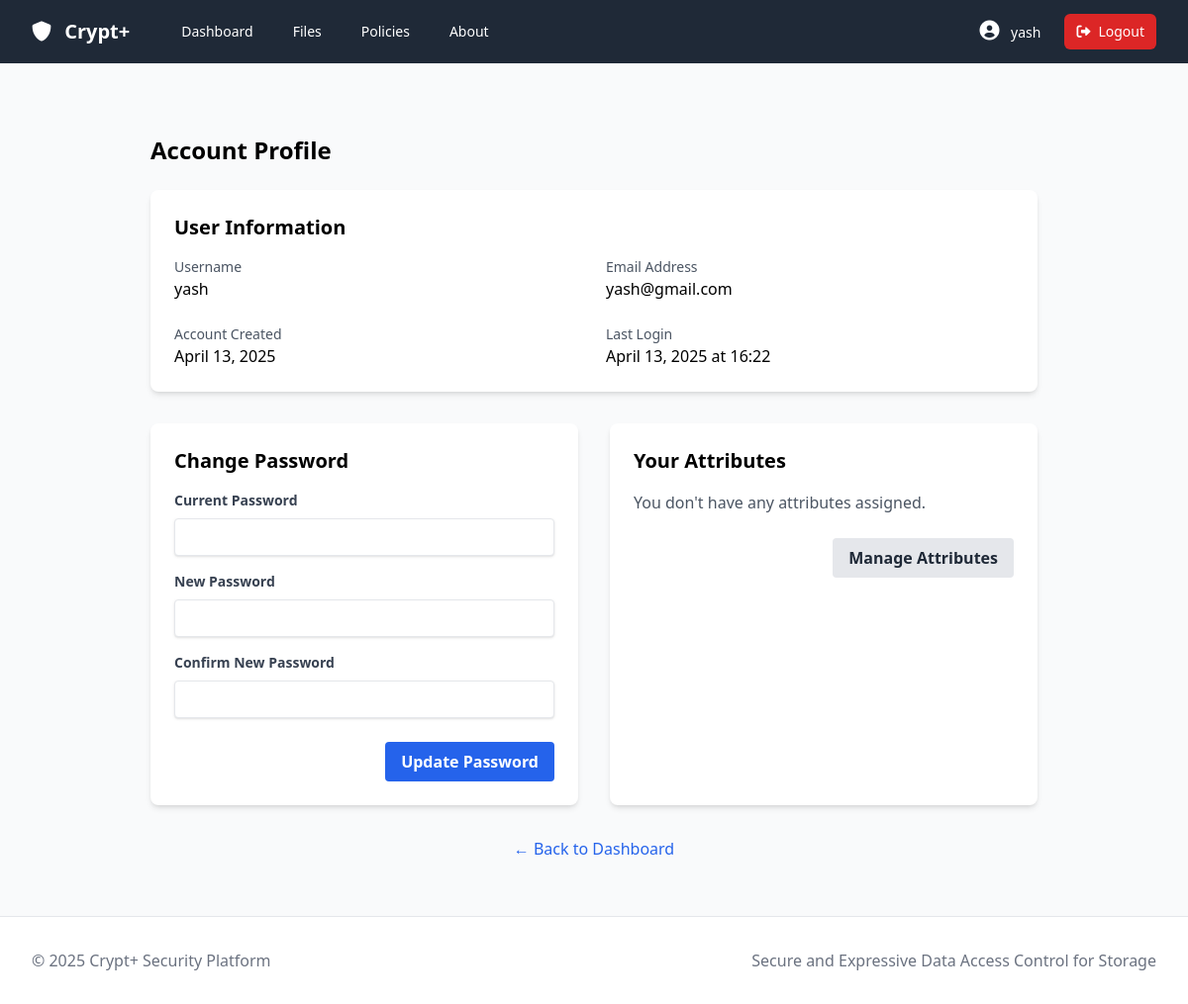
Page /auth/profile (signed in) on the committed database.
### models/user.py (models this page shows, shortened)
class User(Base, UserMixin):
    __tablename__ = 'users'
    id = Column(Integer, primary_key=True)
    username = Column(String(64), unique=True, nullable=False)
    email = Column(String(120), unique=True, nullable=False)
    password_hash = Column(String(128), nullable=False)
    is_active = Column(Boolean, default=True)
    is_admin = Column(Boolean, default=False)
    created_at = Column(DateTime, default=datetime.utcnow)
    last_login = Column(DateTime, nullable=True)
    public_key = Column(Text, nullable=True)  # For storing user's public key
    private_key = Column(Text, nullable=True)  # For storing the encrypted private key
    attributes = relationship("Attribute", secondary=user_attributes, back_populates="users")
    owned_data = relationship("Data", back_populates="owner")

### controllers/auth.py (the view)
    @auth.route('/profile')
    @login_required
    def profile():
        form = ChangePasswordForm()
        return render_template('profile.html', form=form)

### controllers/auth.py
class ChangePasswordForm(FlaskForm):
    current_password = PasswordField('Current Password', validators=[DataRequired()])
    new_password = PasswordField('New Password', validators=[
        DataRequired(),
        Length(min=8, message="Password must be at least 8 characters long")
    ])
    confirm_password = PasswordField('Confirm New Password', validators=[
        DataRequired(),
        EqualTo('new_password', message="Passwords must match")
    ])
    submit = SubmitField('Change Password')

### templates/profile.html (shortened to what this page needs)
{% extends "base.html" %}
{% block content %}
<div class="container mx-auto px-4 py-8">
    <div class="max-w-4xl mx-auto">
        <h1 class="text-2xl font-bold mb-6">Account Profile</h1>
        <div class="bg-white shadow-md rounded-lg overflow-hidden mb-8">
            <div class="p-6">
                <h2 class="text-xl font-semibold mb-4">User Information</h2>
                <div class="grid md:grid-cols-2 gap-6">
                    <div>
                        <p class="text-gray-600 text-sm">Username</p>
                        <p class="font-medium">{{ current_user.username }}</p>
                    </div>
                    <div>
                        <p class="text-gray-600 text-sm">Email Address</p>
                        <p class="font-medium">{{ current_user.email }}</p>
                    </div>
                    <div>
                        <p class="text-gray-600 text-sm">Account Created</p>
                        <p class="font-medium">{{ current_user.created_at.strftime('%B %d, %Y') }}</p>
                    </div>
                    <div>
                        <p class="text-gray-600 text-sm">Last Login</p>
                        <p class="font-medium">
                            {% if current_user.last_login %}
                                {{ current_user.last_login.strftime('%B %d, %Y at %H:%M') }}
                            {% else %}
                                Never
                            {% endif %}
                        </p>
                    </div>
                </div>
            </div>
        </div>
        <div class="grid md:grid-cols-2 gap-8">
            <div class="bg-white shadow-md rounded-lg overflow-hidden">
                <div class="p-6">
                    <h2 class="text-xl font-semibold mb-4">Change Password</h2>
                    <form method="POST" action="{{ url_for('auth.change_password') }}">
                        <div class="mb-4">
                            <label for="{{ form.current_password.id }}" class="block text-gray-700 text-sm font-bold mb-2">
                                Current Password
                            </label>
                            {{ form.current_password(class="shadow appearance-none border rounded w-full py-2 px-3 text-gray-700 leading-tight focus:outline-none focus:shadow-outline") }}
                        </div>
                        <div class="mb-4">
                            <label for="{{ form.new_password.id }}" class="block text-gray-700 text-sm font-bold mb-2">
                                New Password
                            </label>
                            {{ form.new_password(class="shadow appearance-none border rounded w-full py-2 px-3 text-gray-700 leading-tight focus:outline-none focus:shadow-outline") }}
                        </div>
                        <div class="mb-6">
                            <label for="{{ form.confirm_password.id }}" class="block text-gray-700 text-sm font-bold mb-2">
                                Confirm New Password
                            </label>
                            {{ form.confirm_password(class="shadow appearance-none border rounded w-full py-2 px-3 text-gray-700 leading-tight focus:outline-none focus:shadow-outline") }}
                        </div>
                        <div class="flex justify-end">
                            <button type="submit" class="bg-blue-600 hover:bg-blue-700 text-white font-bold py-2 px-4 rounded focus:outline-none focus:shadow-outline transition duration-200">
                                Update Password
                            </button>
                        </div>
                    </form>
                </div>
            </div>
            <div class="bg-white shadow-md rounded-lg overflow-hidden">
                <div class="p-6">
                    <h2 class="text-xl font-semibold mb-4">Your Attributes</h2>
                    {% if current_user.attributes %}
                        <ul class="space-y-2 mb-6">
                            {% for attribute in current_user.attributes %}
                                <li class="flex items-center">
                                    <span class="inline-block h-2 w-2 rounded-full bg-blue-500 mr-2"></span>
                                    <span class="font-medium">{{ attribute.name }}</span>
                                    {% if attribute.description %}
                                        <span class="text-gray-500 text-sm ml-2">- {{ attribute.description }}</span>
                                    {% endif %}
                                </li>
                            {% endfor %}
                        </ul>
                    {% else %}
                        <p class="text-gray-600 mb-6">You don't have any attributes assigned.</p>
                    {% endif %}
                    <div class="flex justify-end">
                        <a href="{{ url_for('auth.manage_attributes') }}" class="bg-gray-200 hover:bg-gray-300 text-gray-800 font-bold py-2 px-4 rounded focus:outline-none focus:shadow-outline transition duration-200">
                            Manage Attributes
                        </a>
                    </div>
                </div>
            </div>
        </div>
        <div class="mt-8 text-center">
            <a href="{{ url_for('dashboard') }}" class="text-blue-600 hover:text-blue-800">
                &larr; Back to Dashboard
            </a>
        </div>
    </div>
</div>
{% endblock %}

### templates/base.html (shortened to what this page needs)
<!DOCTYPE html>
<html lang="en">
<head>
    <link rel="stylesheet" href="{{ url_for('static', filename='css/style.css') }}">
    <link href="https://cdnjs.cloudflare.com/ajax/libs/font-awesome/6.0.0-beta3/css/all.min.css" rel="stylesheet">
</head>
<body class="flex flex-col min-h-screen bg-gray-50">
    <nav class="bg-gray-800 text-white">
        <div class="max-w-7xl mx-auto px-4 sm:px-6 lg:px-8">
            <div class="flex items-center justify-between h-16">
                <div class="flex items-center">
                    <a class="flex-shrink-0 font-bold text-xl" href="{{ url_for('index') }}">
                        <i class="fas fa-shield-alt mr-2"></i> Crypt+
                    </a>
                    <div class="hidden md:block">
                        <div class="ml-10 flex items-baseline space-x-4">
                            {% if current_user.is_authenticated %}
                            <a href="{{ url_for('dashboard') }}" class="px-3 py-2 rounded-md text-sm font-medium hover:bg-gray-700">Dashboard</a>
                            <a href="{{ url_for('data.list_files') }}" class="px-3 py-2 rounded-md text-sm font-medium hover:bg-gray-700">Files</a>
                            <a href="{{ url_for('policy.list_policies') }}" class="px-3 py-2 rounded-md text-sm font-medium hover:bg-gray-700">Policies</a>
                            {% endif %}
                            <a href="{{ url_for('about') }}" class="px-3 py-2 rounded-md text-sm font-medium hover:bg-gray-700">About</a>
                        </div>
                    </div>
                </div>
                <div class="hidden md:block">
                    <div class="ml-4 flex items-center md:ml-6">
                        {% if current_user.is_authenticated %}
                        <a href="{{ url_for('auth.profile') }}" class="px-3 py-2 rounded-md text-sm font-medium hover:bg-gray-700">
                            <i class="fas fa-user-circle text-xl mr-2"></i>
                            {{ current_user.username }}
                        </a>
                        <a href="{{ url_for('auth.logout') }}" class="ml-3 px-3 py-2 rounded-md text-sm font-medium bg-red-600 hover:bg-red-700 flex items-center">
                            <i class="fas fa-sign-out-alt mr-2"></i> Logout
                        </a>
                        {% else %}
                        <a href="{{ url_for('auth.login') }}" class="px-3 py-2 rounded-md text-sm font-medium hover:bg-gray-700">Login</a>
                        <a href="{{ url_for('auth.register') }}" class="ml-2 px-3 py-2 rounded-md text-sm font-medium bg-blue-600 hover:bg-blue-700">Register</a>
                        {% endif %}
                    </div>
                </div>
            </div>
        </div>
    </nav>
    <main class="flex-grow max-w-7xl w-full mx-auto px-4 sm:px-6 lg:px-8 py-6">
        {% block content %}{% endblock %}
    </main>
    <footer class="bg-white border-t border-gray-200 py-8 mt-auto">
        <div class="max-w-7xl mx-auto px-4 sm:px-6 lg:px-8">
            <div class="md:flex md:items-center md:justify-between">
                <div class="mt-8 md:mt-0">
                    <p class="text-gray-500">
                        &copy; 2025 Crypt+ Security Platform
                    </p>
                </div>
                <div class="mt-4 md:mt-0">
                    <p class="text-gray-500">
                        Secure and Expressive Data Access Control for Storage
                    </p>
                </div>
            </div>
        </div>
    </footer>
</body>
</html>

### rows in the picture
User: username "yash", email "yash@gmail.com", created_at "April 13, 2025", last_login "April 13, 2025 at 16:22"
